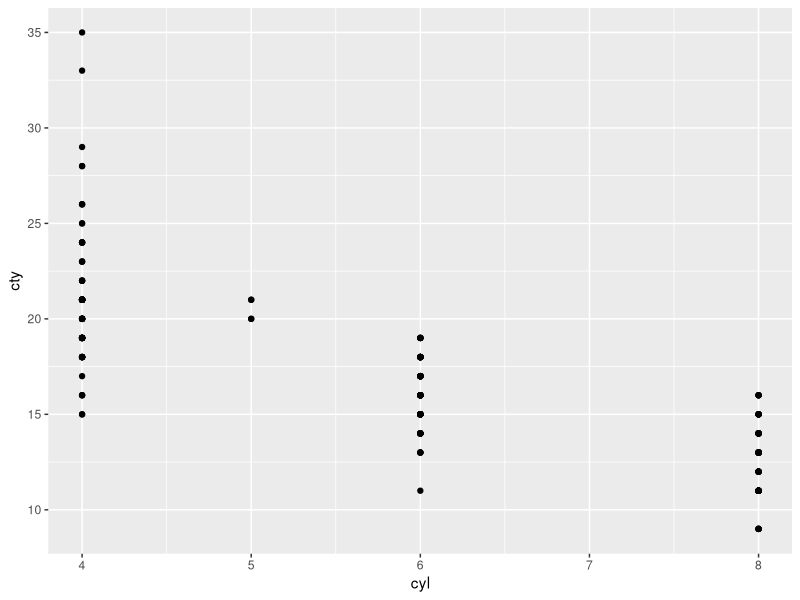

This chart was generated by the following R code:
# This is the code following the R for data science textbook (by Hadley Wickham and Garrett Grolemund) available online here: https://r4ds.had.co.nz/index.html

# Random tips ------------

# Make sure your R and Rstudio stay up to date. It is a pain to update them sometimes (especially since Rstudio downloads a whole new app on macs and then you have to figure out which is the old version to delete). Sometimes you can get errors when running your code for no apparent reason, but updating sometimes fixes this problem.

# Before diving into R, I like to make sure that you like the look of your code. If you go to tools > global options > appearance, you can change the colour of the text. There are websites online that allow you to make your own theme too!

# Chapter 3 - Data Visualization -----------

# start by installing the package you need if you do not already have it. Packages provide you with the tools to analyze your code the way you want it to. There are many different packages that do many different things, and new ones are always being created. 

# here we are going to install the package tidyverse which is very useful in transforming and displaying data

install.packages("tidyverse")

# then load in the package you need. Do this at the beginning of every R session. If you have errors with packages when trying to run code, it is a good idea to just quickly reload them all in case they are not loaded properly. Make sure this was successful before continuing. 

library(tidyverse)

# the package just installed has a dataframe (df) of data in it already that we can use to learn. Lets load the dataframe

mpg

# to learn more about each variable in this df you can run the help code. By adding a question mark in front of a function generally brings you to a help page that is useful for diagnosing errors

?mpg

# Now we will create a plot to be able to see the data. We will run the number of cylinders on the x axis and city miles per gal on the y axis

ggplot(data = mpg) + 
  geom_point(mapping = aes(x = cyl, y = cty))




